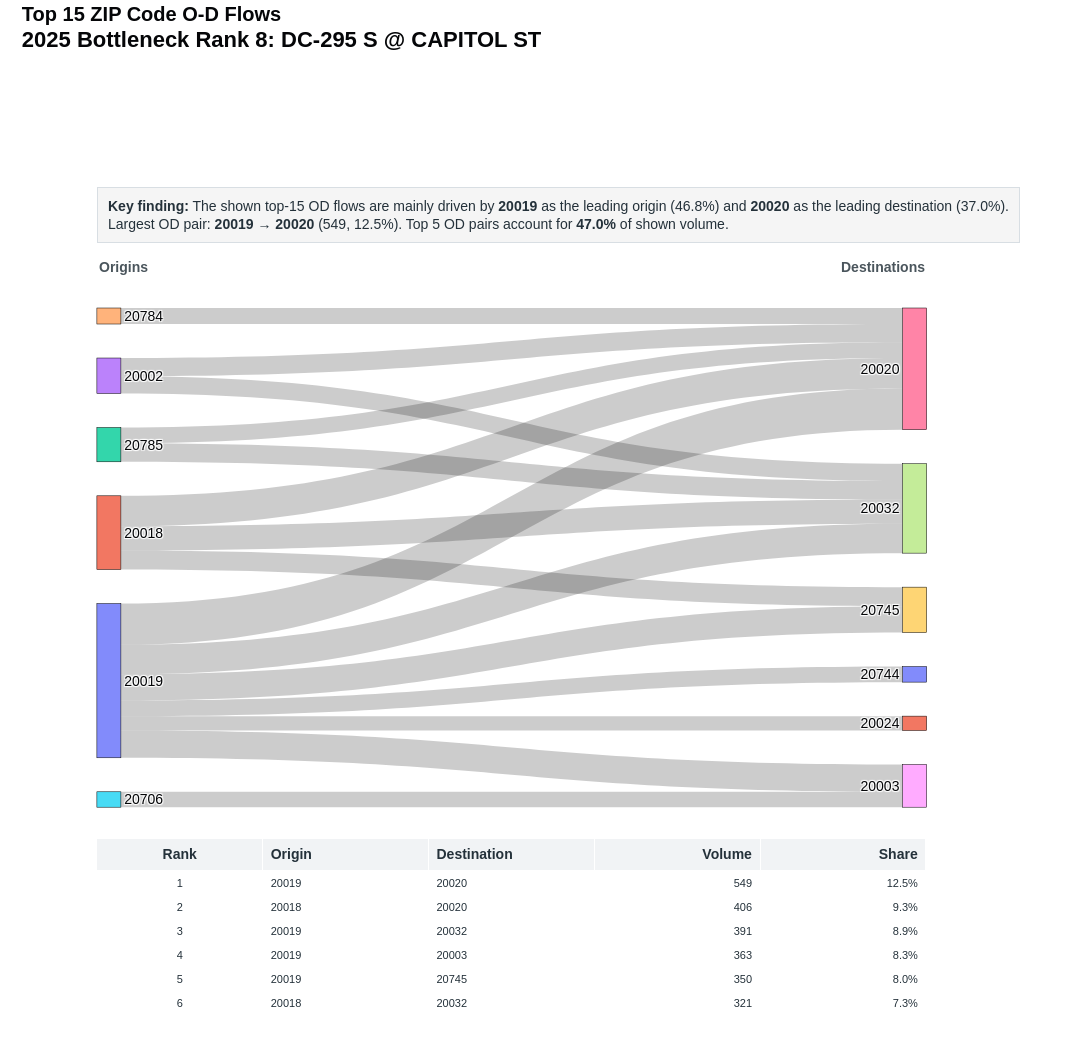

Source (notebook cell):
### Code cell
zip_sankey

### Figure 1 — Plotly figure (JSON) as saved in the notebook; plotly's stock layout.template omitted (floating-point values rounded to 4 significant figures)
{"data": [{"arrangement": "snap", "domain": {"x": [0.04, 0.94], "y": [0.26, 0.9]}, "link": {"customdata": [[1, "20019", "20020", 549, 0.1254], [2, "20018", "20020", 406, 0.09274], [3, "20019", "20032", 391, 0.08931], [4, "20019", "20003", 363, 0.08291], [5, "20019", "20745", 350, 0.07995], [6, "20018", "20032", 321, 0.07332], [7, "20018", "20745", 254, 0.05802], [8, "20785", "20032", 247, 0.05642], [9, "20002", "20020", 242, 0.05528], [10, "20002", "20032", 230, 0.05254], [11, "20784", "20020", 213, 0.04865], [12, "20785", "20020", 209, 0.04774], [13, "20019", "20744", 207, 0.04728], [14, "20706", "20003", 205, 0.04683], [15, "20019", "20024", 191, 0.04363]], "hovertemplate": "<b>OD Pair Rank %{customdata[0]}</b><br>%{customdata[1]} → %{customdata[2]}<br>Volume: %{customdata[3]:,.0f}<br>Share of shown top-15 volume: %{customdata[4]:.1%}<extra></extra>", "source": [0, 1, 0, 0, 0, 1, 1, 2, 3, 3, 4, 2, 0, 5, 0], "target": [6, 6, 7, 8, 9, 7, 9, 7, 6, 7, 6, 6, 10, 8, 11], "value": [549.0, 406.0, 391.0, 363.0, 350.0, 321.0, 254.0, 247.0, 242.0, 230.0, 213.0, 209.0, 207.0, 205.0, 191.0]}, "node": {"hovertemplate": "<b>%{label}</b><br>Total shown OD volume: %{value:,.0f}<extra></extra>", "label": ["20019", "20018", "20785", "20002", "20784", "20706", "20020", "20032", "20003", "20745", "20744", "20024"], "line": {"color": "black", "width": 0.5}, "pad": 34, "thickness": 24}, "type": "sankey"}, {"cells": {"align": ["center", "left", "left", "right", "right"], "fill": {"color": "white"}, "font": {"color": "#24313A", "size": 11}, "height": 24, "values": [[1, 2, 3, 4, 5, 6, 7, 8, 9, 10, 11, 12, 13, 14, 15], ["20019", "20018", "20019", "20019", "20019", "20018", "20018", "20785", "20002", "20002", "20784", "20785", "20019", "20706", "20019"], ["20020", "20020", "20032", "20003", "20745", "20032", "20745", "20032", "20020", "20032", "20020", "20020", "20744", "20003", "20024"], ["549", "406", "391", "363", "350", "321", "254", "247", "242", "230", "213", "209", "207", "205", "191"], ["12.5%", "9.3%", "8.9%", "8.3%", "8.0%", "7.3%", "5.8%", "5.6%", "5.5%", "5.3%", "4.9%", "4.8%", "4.7%", "4.7%", "4.4%"]]}, "domain": {"x": [0.04, 0.94], "y": [0, 0.22]}, "header": {"align": ["center", "left", "left", "right", "right"], "fill": {"color": "#F1F3F5"}, "font": {"color": "#24313A", "size": 14}, "height": 26, "values": ["<b>Rank</b>", "<b>Origin</b>", "<b>Destination</b>", "<b>Volume</b>", "<b>Share</b>"]}, "type": "table"}], "layout": {"annotations": [{"align": "left", "bgcolor": "rgba(245,245,245,0.98)", "bordercolor": "#D8DEE3", "borderpad": 10, "borderwidth": 1, "font": {"color": "#24313A", "size": 14}, "showarrow": false, "text": "<b>Key finding:</b> The shown top-15 OD flows are mainly driven by <b>20019</b> as the leading origin (46.8%) and <b>20020</b> as the leading destination (37.0%).<br>Largest OD pair: <b>20019 → 20020</b> (549, 12.5%). Top 5 OD pairs account for <b>47.0%</b> of shown volume.", "x": 0.04, "xref": "paper", "y": 1.055, "yref": "paper"}, {"align": "left", "font": {"color": "#4A555C", "size": 14}, "showarrow": false, "text": "<b>Origins</b>", "x": 0.04, "xref": "paper", "y": 0.965, "yref": "paper"}, {"align": "right", "font": {"color": "#4A555C", "size": 14}, "showarrow": false, "text": "<b>Destinations</b>", "x": 0.94, "xref": "paper", "y": 0.965, "yref": "paper"}], "font": {"color": "#050608", "family": "Arial", "size": 14}, "height": 1040, "margin": {"b": 30, "l": 60, "r": 110, "t": 230}, "paper_bgcolor": "white", "plot_bgcolor": "white", "title": {"text": "<b>Top 15 ZIP Code O-D Flows</b><br><span style='font-size:22px'><b>2025 Bottleneck Rank 8: DC-295 S @ CAPITOL ST</b></span>", "x": 0.02, "xanchor": "left", "y": 0.98, "yanchor": "top"}, "width": 1250}}
